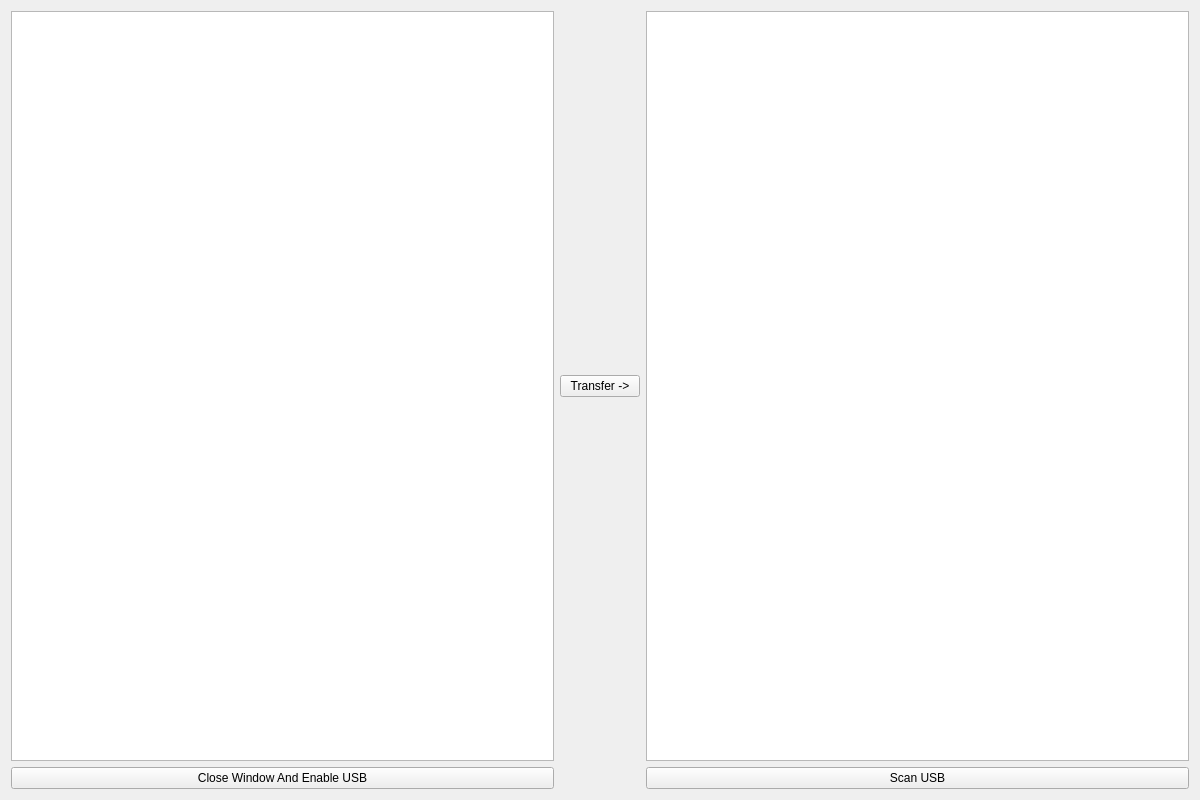
<?xml version="1.0" encoding="UTF-8"?>
<ui version="4.0">
 <class>FileTransferDialogClass</class>
 <widget class="QWidget" name="FileTransferDialogClass">
  <property name="geometry">
   <rect>
    <x>0</x>
    <y>0</y>
    <width>1200</width>
    <height>800</height>
   </rect>
  </property>
  <property name="minimumSize">
   <size>
    <width>1200</width>
    <height>800</height>
   </size>
  </property>
  <property name="maximumSize">
   <size>
    <width>1200</width>
    <height>800</height>
   </size>
  </property>
  <property name="windowTitle">
   <string/>
  </property>
  <layout class="QGridLayout" name="gridLayout">
   <item row="0" column="0">
    <widget class="QTreeView" name="treeViewSource">
     <property name="styleSheet">
      <string notr="true"/>
     </property>
    </widget>
   </item>
   <item row="0" column="1">
    <widget class="QPushButton" name="pushButtonTransfer">
     <property name="text">
      <string>Transfer -&gt;</string>
     </property>
    </widget>
   </item>
   <item row="0" column="2">
    <widget class="QTreeView" name="treeViewDistination"/>
   </item>
   <item row="1" column="2">
    <widget class="QPushButton" name="pushButtonScanUSB">
     <property name="text">
      <string>Scan USB</string>
     </property>
    </widget>
   </item>
   <item row="1" column="0">
    <widget class="QPushButton" name="pushButtonCloseWindowAndEnableUSB">
     <property name="text">
      <string>Close Window And Enable USB</string>
     </property>
    </widget>
   </item>
  </layout>
 </widget>
 <layoutdefault spacing="6" margin="11"/>
 <resources/>
 <connections/>
</ui>
